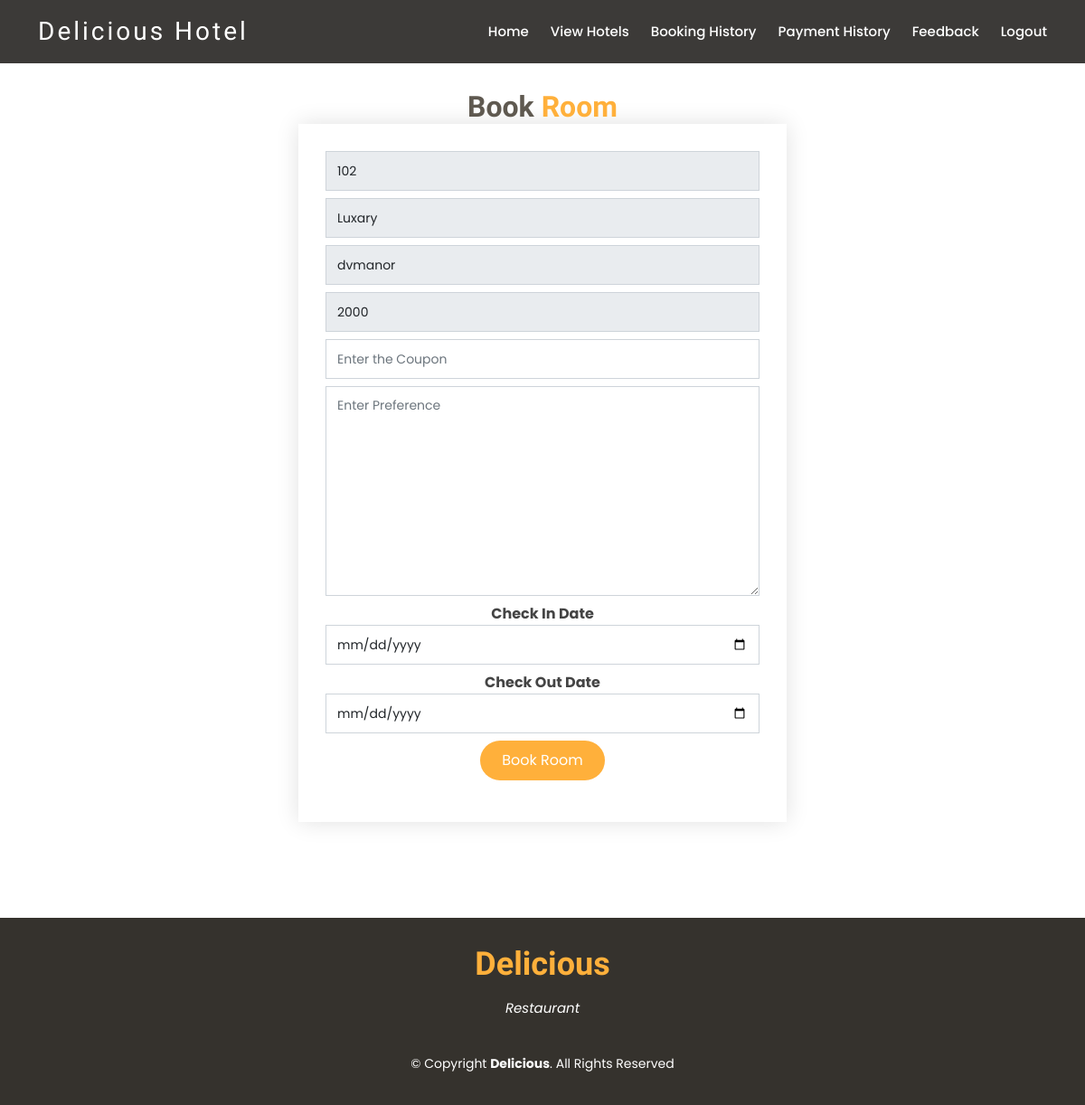
The app's page /BookRoom.php?id=2 with its own data.
### tables this page shows
CREATE TABLE `room` (
  `id` int(11) NOT NULL,
  `Roomno` varchar(30) NOT NULL,
  `type` varchar(30) NOT NULL,
  `price` int(11) NOT NULL,
  `hotelid` int(11) NOT NULL
);

CREATE TABLE `hotel` (
  `id` int(11) NOT NULL,
  `name` varchar(30) NOT NULL,
  `image` longblob NOT NULL,
  `imagetype` varchar(30) NOT NULL,
  `address` text NOT NULL
);

### Hotel.php (called while the page is built, shortened)
<?php
class Hotel
{
      function getRoomByID($id)
      {
            require "connect.php";
            $sql = "select *  from room where id = $id";
            $res = mysqli_query($conn,$sql) or die(mysqli_error($conn));
            return $res;
      }
      function getHotelNameByRoomID($id)
      {
            require "connect.php";
            $sql = "select name from  hotel,room where hotel.id = room.hotelid and room.id=$id";
            $res = mysqli_query($conn,$sql) or die(mysqli_error($conn));
            $row = mysqli_fetch_array($res);
            return $row[0];
      }
}
?>

### BookRoom.php (the view, shortened to what this page needs)
<html>
<head>
  <link href=" assets/vendor/animate.css/animate.min.css  " rel="stylesheet">
  <link href=" assets/vendor/bootstrap/css/bootstrap.min.css  " rel="stylesheet">
  <link href=" assets/vendor/bootstrap-icons/bootstrap-icons.css  " rel="stylesheet">
  <link href=" assets/vendor/boxicons/css/boxicons.min.css  " rel="stylesheet">
  <link href=" assets/vendor/glightbox/css/glightbox.min.css  " rel="stylesheet">
  <link href=" assets/vendor/swiper/swiper-bundle.min.css  " rel="stylesheet">
  <link href=" assets/css/style.css  " rel="stylesheet">
</head>
<body>
    <header id="header" class="fixed-top d-flex align-items-center header-transparent">
        <div class="container-fluid container-xl d-flex align-items-center justify-content-between">
          <div class="logo me-auto">
            <h1><a href="index2.html">Delicious Hotel</a></h1>
          </div>
          <?php
             require_once "customermenu.php";
          ?>
        </div>
      </header>
      <main id="main">
      <br>
    <section id="book-a-table" class="book-a-table">
    <div class="row">
      <div class="col-sm-3">
      </div>
      <div class="col-sm-6">
    <div class="container">
      <div class="section-title">
        <h2>Book <span>Room</span></h2>
        <form action="" method="post" role="form" class="php-email-form1">
        <div class="row">
        <?php
                 require_once "Hotel.php";
                 $id = $_GET['id'];
                 $h = new Hotel();
                 $res = $h ->getRoomByID($id);
                 if($row = mysqli_fetch_array($res))
                 {
                    ?>
          <div class="col-lg-12 col-md-12 form-group mt-3 mt-md-0">
            <input type="text" class="form-control" placeholder="Enter Room No" name="rno" value="<?php echo $row[1]; ?>" readonly>
          </div>
          <div class="col-lg-12 col-md-12 form-group">
          <input type="text" class="form-control" name="rtype" value="<?php echo $row['2']; ?>" readonly>
           </div>
           <div class="col-lg-12 col-md-12 form-group">
          <input type="text" class="form-control" name="hname" value="<?php echo $h->getHotelNameByRoomID($id); ?>" readonly>
           </div>
          <div class="col-lg-12 col-md-12 form-group">
          <input type="text" class="form-control" name="rprice" value="<?php echo $row['3']; ?>" readonly>
          </div>
          <div class="col-lg-12 col-md-12 form-group">
          <div class="col-lg-12 col-md-12 form-group">
          <input type="text" class="form-control" name="coupon" placeholder="Enter the Coupon">
          </div>
          <div class="col-lg-12 col-md-12 form-group">
            <div class="col-lg-12 col-md-12 form-group">
              <textarea name="preference" class="form-control" placeholder="Enter Preference" id="" cols="30" rows="10"></textarea>
            </div>
          <span style="text-align:left"><b> Check In Date </b></span>
          <div class="col-lg-12 col-md-12 form-group">
          <input type="date" class="form-control" name="checkIn" required >
          </div>
          <span style="text-align:left"><b> Check Out Date </b></span>
          <div class="col-lg-12 col-md-12 form-group">
          <input type="date" class="form-control" name="checkOut" >
          </div>
        <div class="text-center"><button name="book" type="submit">Book Room</button></div>
    </div>
    </div>
    </div>
    <?php
                 }
                 ?>
</div>
         </div>
  </section>
</main>
       <footer id="footer">
        <div class="container">
          <h3>Delicious</h3>
          <p>Restaurant</p>
          <div class="copyright">
            &copy; Copyright <strong><span>Delicious</span></strong>. All Rights Reserved
          </div>
        </div>
      </footer>
</body>
</html>

### assets/css/style.css (style rules this page uses)
body { font-family: "Poppins", sans-serif; color: #444444; }
a { text-decoration: none; color: #ffb03b; }
h1, h2, h3, h4, h5, h6 { font-family: "Satisfy", sans-serif; }
#header { top: 0px; height: 70px; z-index: 997; transition: all 0.5s; padding: 10px 0; background: rgba(26, 24, 22, 0.85); }
#header.header-transparent { background: rgba(26, 24, 22, 0.85); }
#header .logo h1 { font-size: 28px; margin: 0; line-height: 1; font-weight: 400; letter-spacing: 3px; }
#header .logo h1 a, #header .logo h1 a:hover { color: #fff; text-decoration: none; }
section { padding: 60px 0; }
.section-title { text-align: center; padding-bottom: 30px; }
.section-title h2 { margin: 15px 0 0 0; font-size: 32px; font-weight: 700; color: #5f5950; }
.section-title h2 span { color: #ffb03b; }
.book-a-table .php-email-form1 { width: 100%; box-shadow: 0 0 24px 0 rgba(0, 0, 0, 0.12); padding: 30px; background: #fff; }
.book-a-table .php-email-form1 .form-group { padding-bottom: 8px; }
.book-a-table .php-email-form1 input, .book-a-table .php-email-form1 textarea { border-radius: 0; box-shadow: none; font-size: 14px; }
.book-a-table .php-email-form1 input { height: 44px; }
.book-a-table .php-email-form1 textarea { padding: 10px 12px; }
.book-a-table .php-email-form1 button[type=submit] { background: #ffb03b; border: 0; padding: 10px 24px; color: #fff; transition: 0.4s; border-radius: 50px; }
#footer { background: #35322d; color: #fff; font-size: 14px; text-align: center; padding: 30px 0; }
#footer h3 { font-size: 36px; font-weight: 700; color: #ffb03b; position: relative; padding: 0; margin: 0 0 15px 0; }
#footer p { font-size: 15; font-style: italic; padding: 0; margin: 0 0 40px 0; }
#footer .copyright { margin: 0 0 5px 0; }

### records on screen
room: rno "102", rtype "Luxary", rprice "2000"
hotel: hname "dvmanor"
